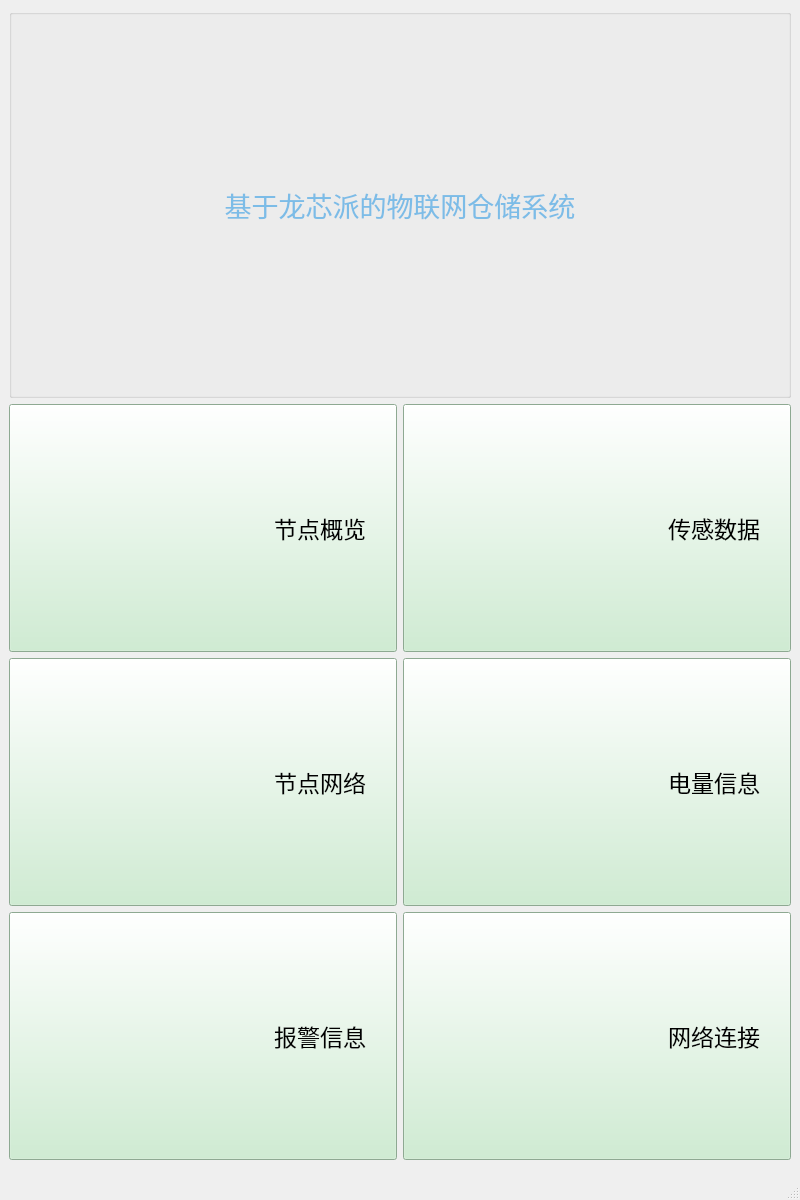
<?xml version="1.0" encoding="UTF-8"?>
<ui version="4.0">
 <class>MainWindow</class>
 <widget class="QMainWindow" name="MainWindow">
  <property name="geometry">
   <rect>
    <x>0</x>
    <y>0</y>
    <width>800</width>
    <height>1200</height>
   </rect>
  </property>
  <property name="font">
   <font>
    <pointsize>17</pointsize>
   </font>
  </property>
  <property name="windowTitle">
   <string>MainWindow</string>
  </property>
  <property name="styleSheet">
   <string notr="true">#MainWindow{border-image:url(:/background.jpg)}</string>
  </property>
  <widget class="QWidget" name="centralwidget">
   <layout class="QGridLayout" name="gridLayout">
    <item row="0" column="0">
     <widget class="QGroupBox" name="groupBox">
      <property name="maximumSize">
       <size>
        <width>16777215</width>
        <height>16777215</height>
       </size>
      </property>
      <property name="styleSheet">
       <string notr="true">border-image:url(:/background.jpg);</string>
      </property>
      <property name="title">
       <string/>
      </property>
      <layout class="QGridLayout" name="gridLayout_2">
       <item row="0" column="0">
        <widget class="QLabel" name="label_2">
         <property name="maximumSize">
          <size>
           <width>16777215</width>
           <height>16777215</height>
          </size>
         </property>
         <property name="font">
          <font>
           <pointsize>20</pointsize>
          </font>
         </property>
         <property name="styleSheet">
          <string notr="true">color: rgb(124, 188, 231);</string>
         </property>
         <property name="text">
          <string>基于龙芯派的物联网仓储系统</string>
         </property>
         <property name="alignment">
          <set>Qt::AlignCenter</set>
         </property>
        </widget>
       </item>
      </layout>
     </widget>
    </item>
    <item row="1" column="0">
     <layout class="QVBoxLayout" name="verticalLayout">
      <item>
       <layout class="QHBoxLayout" name="horizontalLayout">
        <item>
         <widget class="QPushButton" name="PB1">
          <property name="minimumSize">
           <size>
            <width>0</width>
            <height>248</height>
           </size>
          </property>
          <property name="maximumSize">
           <size>
            <width>16777215</width>
            <height>372</height>
           </size>
          </property>
          <property name="styleSheet">
           <string notr="true">image:url(:/but1.png);
image-position: left;
text-align:right;
padding-left:30px;
padding-right:30px;
background-color:rgb(199,237,204);</string>
          </property>
          <property name="text">
           <string>节点概览</string>
          </property>
         </widget>
        </item>
        <item>
         <widget class="QPushButton" name="PB2">
          <property name="minimumSize">
           <size>
            <width>0</width>
            <height>248</height>
           </size>
          </property>
          <property name="styleSheet">
           <string notr="true">image:url(:/but2.png);
image-position: left;
text-align:right;
padding-left:30px;
padding-right:30px;
background-color:rgb(199,237,204);
</string>
          </property>
          <property name="text">
           <string>传感数据</string>
          </property>
         </widget>
        </item>
       </layout>
      </item>
      <item>
       <layout class="QHBoxLayout" name="horizontalLayout_2">
        <item>
         <widget class="QPushButton" name="PB3">
          <property name="minimumSize">
           <size>
            <width>0</width>
            <height>248</height>
           </size>
          </property>
          <property name="styleSheet">
           <string notr="true">image:url(:/but3.png);
image-position: left;
text-align:right;
padding-left:30px;
padding-right:30px;
background-color:rgb(199,237,204);</string>
          </property>
          <property name="text">
           <string>节点网络</string>
          </property>
         </widget>
        </item>
        <item>
         <widget class="QPushButton" name="PB4">
          <property name="minimumSize">
           <size>
            <width>0</width>
            <height>248</height>
           </size>
          </property>
          <property name="styleSheet">
           <string notr="true">image:url(:/but4.png);
image-position: left;
text-align:right;
padding-left:30px;
padding-right:30px;
background-color:rgb(199,237,204);</string>
          </property>
          <property name="text">
           <string>电量信息</string>
          </property>
         </widget>
        </item>
       </layout>
      </item>
      <item>
       <layout class="QHBoxLayout" name="horizontalLayout_3">
        <item>
         <widget class="QPushButton" name="PB5">
          <property name="minimumSize">
           <size>
            <width>0</width>
            <height>248</height>
           </size>
          </property>
          <property name="styleSheet">
           <string notr="true">image:url(:/but5.png);
image-position: left;
text-align:right;
padding-left:30px;
padding-right:30px;
background-color:rgb(199,237,204);</string>
          </property>
          <property name="text">
           <string>报警信息</string>
          </property>
         </widget>
        </item>
        <item>
         <widget class="QPushButton" name="PB6">
          <property name="minimumSize">
           <size>
            <width>0</width>
            <height>248</height>
           </size>
          </property>
          <property name="styleSheet">
           <string notr="true">image:url(:/but6.png);
image-position: left;
text-align:right;
padding-left:30px;
padding-right:30px;
background-color:rgb(199,237,204);</string>
          </property>
          <property name="text">
           <string>网络连接</string>
          </property>
         </widget>
        </item>
       </layout>
      </item>
     </layout>
    </item>
   </layout>
  </widget>
  <widget class="QMenuBar" name="menubar">
   <property name="geometry">
    <rect>
     <x>0</x>
     <y>0</y>
     <width>800</width>
     <height>23</height>
    </rect>
   </property>
  </widget>
  <widget class="QStatusBar" name="statusbar"/>
 </widget>
 <resources/>
 <connections/>
</ui>
